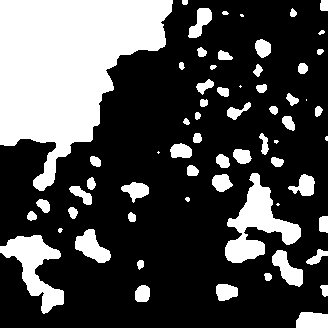
#> input picture invertedBinaryDepthMapImage_01.png, 328 x 328 px
$ python pillowTest2.py
#> lines starting #> are read from the running program, lines starting #| are printed output that depends on the picture; after the words box and inside, x2 and y2 are one past the last pixel; in counts of white or black regions, pixels touching at a corner belong together
from PIL import Image, ImageOps

depthImagePillow = Image.open('invertedBinaryDepthMapImage_01.png')
#> depthImagePillow is the input picture: PIL image 328x328 L; 29.3% white; 64 white regions (9 under 20 px), largest, box (x1, y1, x2, y2) and area: (0, 0, 173, 191) 18855, (225, 173, 301, 263) 2760, (0, 235, 64, 314) 2103
depthImagePillow.show()

resizedOriginalImagePillow = Image.open('resizedOriginalImage_01.png')
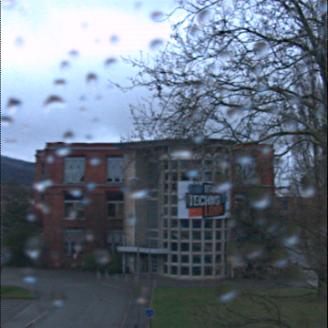
#> input picture resizedOriginalImage_01.png, 328 x 328 px
#> resizedOriginalImagePillow is the input picture: PIL image 328x328 RGB; mean R, G, B 100.1, 111.4, 125.4
# resizedOriginalImagePillow.show()

whiteImagePillow = Image.new("1", resizedOriginalImagePillow.size, 255)
#> whiteImagePillow: PIL image 328x328 1; every value is 1
# whiteImagePillow.show()

compositeImage = Image.composite(whiteImagePillow, resizedOriginalImagePillow, depthImagePillow)
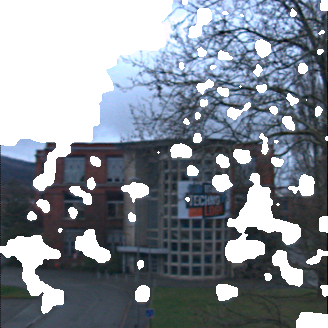
#> compositeImage: PIL image 328x328 RGB; mean R, G, B 130.5, 138, 147.4
compositeImage.show()

compositeImage.save('compositeImage_01.png')
